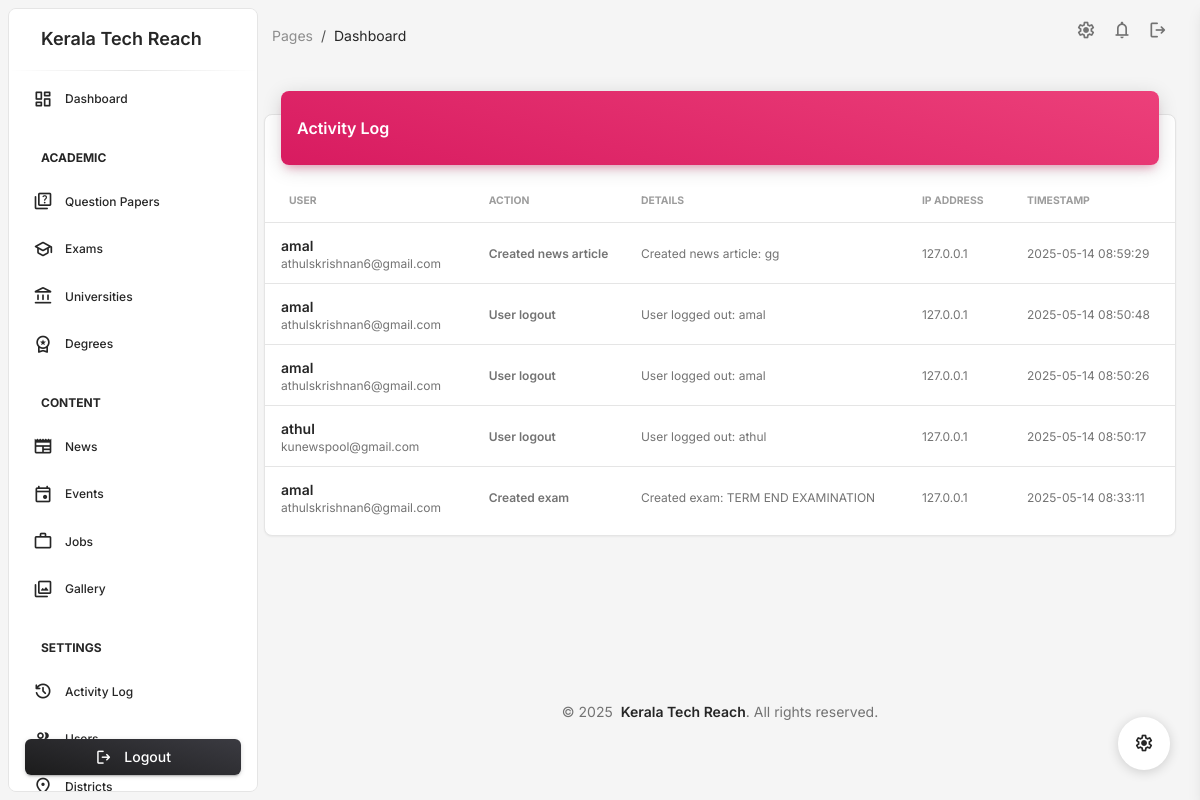
The app's page /admindashboard/activity-log/ (signed in), older data.
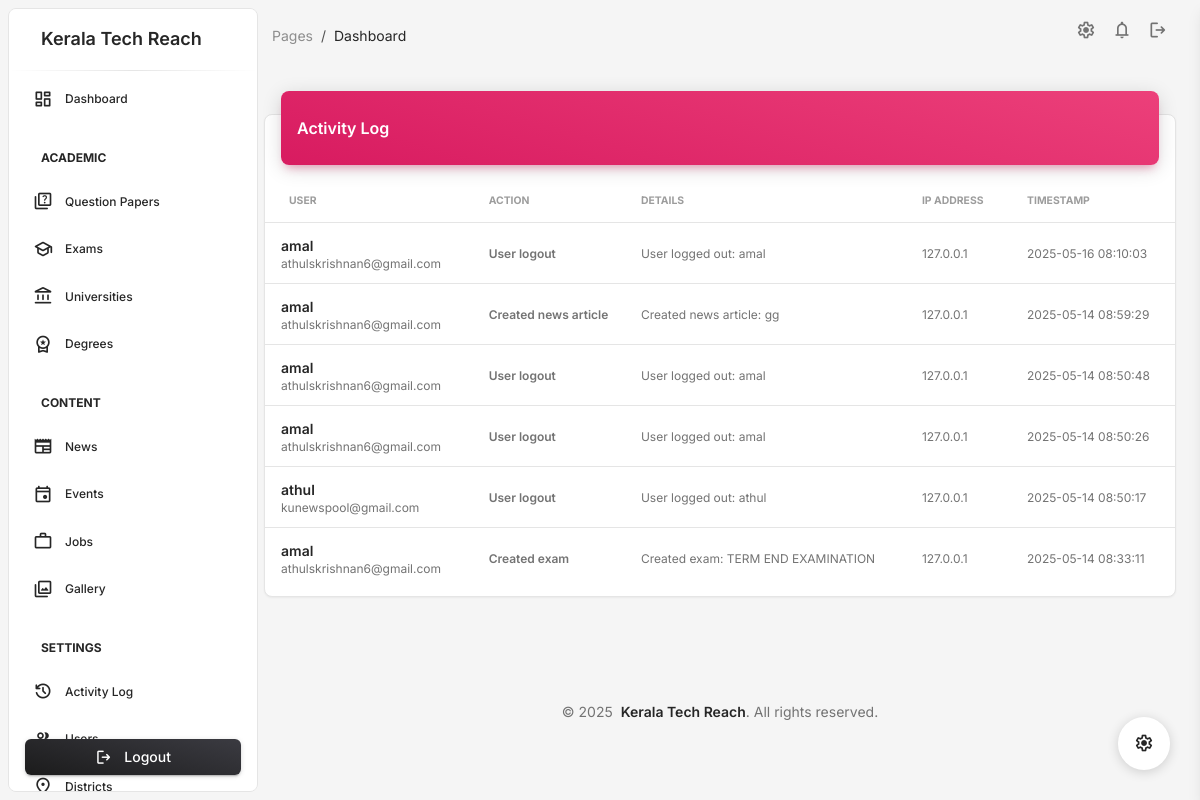
The same page, newer data.
### admindashboard/models.py (models this page shows, shortened)
class ActivityLog(models.Model):
    user = models.ForeignKey(User, on_delete=models.CASCADE)
    action = models.CharField(max_length=255)
    details = models.TextField(blank=True, null=True)
    ip_address = models.GenericIPAddressField(null=True, blank=True)
    timestamp = models.DateTimeField(default=timezone.now)
    class Meta:
        ordering = ['-timestamp']

### admindashboard/views/activity_log.py (the view)
# urls.py: path('activity-log/', activity_log_view, name='activity_log'),
@login_required
def activity_log_view(request):
    if request.user.is_staff:
        activities = ActivityLog.objects.all()
    else:
        activities = ActivityLog.objects.filter(user=request.user)
    paginator = Paginator(activities, 20)  # Show 20 activities per page
    page_number = request.GET.get('page')
    page_obj = paginator.get_page(page_number)
    context = {
        'page_obj': page_obj,
        'title': 'Activity Log'
    }
    return render(request, 'admindashboard/activity_log.html', context)

### admindashboard/templates/admindashboard/activity_log.html (shortened to what this page needs)
{% extends 'admindashboard/base.html' %}
{% load static %}
{% block content %}
<div class="container-fluid py-4">
    <div class="row">
        <div class="col-12">
            <div class="card my-4">
                <div class="card-header p-0 position-relative mt-n4 mx-3 z-index-2">
                    <div class="bg-gradient-primary shadow-primary border-radius-lg pt-4 pb-3">
                        <div class="d-flex justify-content-between align-items-center">
                            <h6 class="text-white text-capitalize ps-3">Activity Log</h6>
                        </div>
                    </div>
                </div>
                <div class="card-body px-0 pb-2">
                    <div class="table-responsive p-0">
                        <table class="table align-items-center mb-0">
                            <thead>
                                <tr>
                                    <th class="text-uppercase text-secondary text-xxs font-weight-bolder opacity-7">User</th>
                                    <th class="text-uppercase text-secondary text-xxs font-weight-bolder opacity-7 ps-2">Action</th>
                                    <th class="text-uppercase text-secondary text-xxs font-weight-bolder opacity-7 ps-2">Details</th>
                                    <th class="text-uppercase text-secondary text-xxs font-weight-bolder opacity-7 ps-2">IP Address</th>
                                    <th class="text-uppercase text-secondary text-xxs font-weight-bolder opacity-7 ps-2">Timestamp</th>
                                </tr>
                            </thead>
                            <tbody>
                                {% for activity in page_obj %}
                                <tr>
                                    <td>
                                        <div class="d-flex px-2 py-1">
                                            <div class="d-flex flex-column justify-content-center">
                                                <h6 class="mb-0 text-sm">{{ activity.user.username }}</h6>
                                                <p class="text-xs text-secondary mb-0">{{ activity.user.email }}</p>
                                            </div>
                                        </div>
                                    </td>
                                    <td>
                                        <p class="text-xs font-weight-bold mb-0">{{ activity.action }}</p>
                                    </td>
                                    <td>
                                        <p class="text-xs text-secondary mb-0">{{ activity.details|default:"-" }}</p>
                                    </td>
                                    <td>
                                        <p class="text-xs text-secondary mb-0">{{ activity.ip_address|default:"-" }}</p>
                                    </td>
                                    <td>
                                        <p class="text-xs text-secondary mb-0">{{ activity.timestamp|date:"Y-m-d H:i:s" }}</p>
                                    </td>
                                </tr>
                                {% empty %}
                                <tr>
                                    <td colspan="5" class="text-center py-4">
                                        <p class="text-secondary mb-0">No activity logs found</p>
                                    </td>
                                </tr>
                                {% endfor %}
                            </tbody>
                        </table>
                    </div>
                </div>
            </div>
        </div>
    </div>
</div>
{% endblock %}

Row changes from the older to the newer data that the page shows:
added ActivityLog: user.username "amal", user.email "athulskrishnan6@gmail.com", action "User logout", details "User logged out: amal", ip_address "127.0.0.1", timestamp "2025-05-16 08:10:03"
